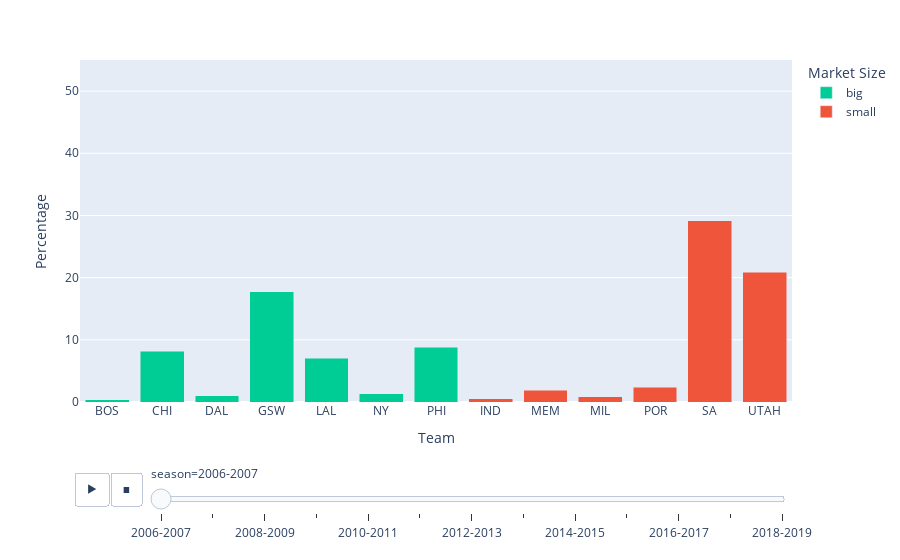

Source (notebook cell):
### Code cell
# Create a bar plot displaying the percentage of views for each team as a fraction of the total views for that season
# and color the bars by market size
fig = px.bar(
    views_per_team,
    x="team",
    y=views_per_team.subset_percentage * 100,
    color="market_size",
    color_discrete_map=color_discrete_map,
    barmode="stack",
    color_discrete_sequence=px.colors.qualitative.Pastel,
    animation_frame="season",
    animation_group="team",
    custom_data=["Views"],
)

fig.update_layout(
    # title="Distribution of views inside our subset by team",
    xaxis_title="Team",
    yaxis_title="Percentage",
    legend_title="Market Size",
    title_x=0.5,
    yaxis_range=[0, 55],
)

# Add hover labels for team names
fig.update_traces(hovertemplate="<b>Number of views: %{customdata[0]}</b>")
fig.update_layout(
    hoverlabel=dict(
        bgcolor="white",
        font_size=12,
        font_family="Ubuntu",
    )
)

# py.plot(fig, filename="distribution_of_views_animation", auto_open=False)
fig

### Figure 1 — Plotly figure (JSON) as saved in the notebook; plotly's stock layout.template omitted (floating-point values rounded to 4 significant figures)
{"data": [{"alignmentgroup": "True", "customdata": [[123284], [1261066], [180127], [2954534], [1952175], [354843], [1931737]], "hovertemplate": "<b>Number of views: %{customdata[0]}</b>", "ids": ["BOS", "CHI", "DAL", "GSW", "LAL", "NY", "PHI"], "legendgroup": "big", "marker": {"color": "#00CC96", "pattern": {"shape": ""}}, "name": "big", "offsetgroup": "big", "orientation": "v", "showlegend": true, "textposition": "auto", "type": "bar", "x": ["BOS", "CHI", "DAL", "GSW", "LAL", "NY", "PHI"], "xaxis": "x", "y": [0.3725, 8.13, 1.026, 17.74, 7.044, 1.347, 8.77], "yaxis": "y"}, {"alignmentgroup": "True", "customdata": [[120339], [287750], [134983], [448935], [4877304], [3274972]], "hovertemplate": "<b>Number of views: %{customdata[0]}</b>", "ids": ["IND", "MEM", "MIL", "POR", "SA", "UTAH"], "legendgroup": "small", "marker": {"color": "#EF553B", "pattern": {"shape": ""}}, "name": "small", "offsetgroup": "small", "orientation": "v", "showlegend": true, "textposition": "auto", "type": "bar", "x": ["IND", "MEM", "MIL", "POR", "SA", "UTAH"], "xaxis": "x", "y": [0.5202, 1.872, 0.8092, 2.367, 29.17, 20.83], "yaxis": "y"}], "layout": {"barmode": "stack", "hoverlabel": {"bgcolor": "white", "font": {"family": "Ubuntu", "size": 12}}, "legend": {"title": {"text": "Market Size"}, "tracegroupgap": 0}, "margin": {"t": 60}, "sliders": [{"active": 0, "currentvalue": {"prefix": "season="}, "len": 0.9, "pad": {"b": 10, "t": 60}, "steps": [{"args": [["2006-2007"], {"frame": {"duration": 0, "redraw": true}, "fromcurrent": true, "mode": "immediate", "transition": {"duration": 0, "easing": "linear"}}], "label": "2006-2007", "method": "animate"}, {"args": [["2007-2008"], {"frame": {"duration": 0, "redraw": true}, "fromcurrent": true, "mode": "immediate", "transition": {"duration": 0, "easing": "linear"}}], "label": "2007-2008", "method": "animate"}, {"args": [["2008-2009"], {"frame": {"duration": 0, "redraw": true}, "fromcurrent": true, "mode": "immediate", "transition": {"duration": 0, "easing": "linear"}}], "label": "2008-2009", "method": "animate"}, {"args": [["2009-2010"], {"frame": {"duration": 0, "redraw": true}, "fromcurrent": true, "mode": "immediate", "transition": {"duration": 0, "easing": "linear"}}], "label": "2009-2010", "method": "animate"}, {"args": [["2010-2011"], {"frame": {"duration": 0, "redraw": true}, "fromcurrent": true, "mode": "immediate", "transition": {"duration": 0, "easing": "linear"}}], "label": "2010-2011", "method": "animate"}, {"args": [["2011-2012"], {"frame": {"duration": 0, "redraw": true}, "fromcurrent": true, "mode": "immediate", "transition": {"duration": 0, "easing": "linear"}}], "label": "2011-2012", "method": "animate"}, {"args": [["2012-2013"], {"frame": {"duration": 0, "redraw": true}, "fromcurrent": true, "mode": "immediate", "transition": {"duration": 0, "easing": "linear"}}], "label": "2012-2013", "method": "animate"}, {"args": [["2013-2014"], {"frame": {"duration": 0, "redraw": true}, "fromcurrent": true, "mode": "immediate", "transition": {"duration": 0, "easing": "linear"}}], "label": "2013-2014", "method": "animate"}, {"args": [["2014-2015"], {"frame": {"duration": 0, "redraw": true}, "fromcurrent": true, "mode": "immediate", "transition": {"duration": 0, "easing": "linear"}}], "label": "2014-2015", "method": "animate"}, {"args": [["2015-2016"], {"frame": {"duration": 0, "redraw": true}, "fromcurrent": true, "mode": "immediate", "transition": {"duration": 0, "easing": "linear"}}], "label": "2015-2016", "method": "animate"}, {"args": [["2016-2017"], {"frame": {"duration": 0, "redraw": true}, "fromcurrent": true, "mode": "immediate", "transition": {"duration": 0, "easing": "linear"}}], "label": "2016-2017", "method": "animate"}, {"args": [["2017-2018"], {"frame": {"duration": 0, "redraw": true}, "fromcurrent": true, "mode": "immediate", "transition": {"duration": 0, "easing": "linear"}}], "label": "2017-2018", "method": "animate"}, {"args": [["2018-2019"], {"frame": {"duration": 0, "redraw": true}, "fromcurrent": true, "mode": "immediate", "transition": {"duration": 0, "easing": "linear"}}], "label": "2018-2019", "method": "animate"}], "x": 0.1, "xanchor": "left", "y": 0, "yanchor": "top"}], "title": {"x": 0.5}, "updatemenus": [{"buttons": [{"args": [null, {"frame": {"duration": 500, "redraw": true}, "fromcurrent": true, "mode": "immediate", "transition": {"duration": 500, "easing": "linear"}}], "label": "&#9654;", "method": "animate"}, {"args": [[null], {"frame": {"duration": 0, "redraw": true}, "fromcurrent": true, "mode": "immediate", "transition": {"duration": 0, "easing": "linear"}}], "label": "&#9724;", "method": "animate"}], "direction": "left", "pad": {"r": 10, "t": 70}, "showactive": false, "type": "buttons", "x": 0.1, "xanchor": "right", "y": 0, "yanchor": "top"}], "xaxis": {"anchor": "y", "domain": [0, 1], "title": {"text": "Team"}}, "yaxis": {"anchor": "x", "domain": [0, 1], "range": [0, 55], "title": {"text": "Percentage"}}}}
